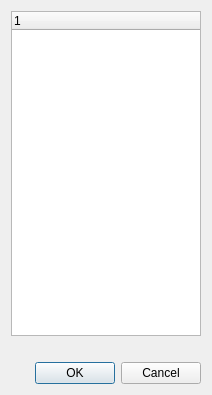
<?xml version="1.0" encoding="UTF-8"?>
<ui version="4.0">
 <class>Form</class>
 <widget class="QWidget" name="Form">
  <property name="geometry">
   <rect>
    <x>0</x>
    <y>0</y>
    <width>212</width>
    <height>395</height>
   </rect>
  </property>
  <property name="windowTitle">
   <string>Form</string>
  </property>
  <layout class="QVBoxLayout" name="verticalLayout">
   <item>
    <widget class="QTreeWidget" name="tree_view"/>
   </item>
   <item>
    <widget class="QLabel" name="feedback">
     <property name="text">
      <string/>
     </property>
    </widget>
   </item>
   <item>
    <widget class="QDialogButtonBox" name="buttonBox">
     <property name="orientation">
      <enum>Qt::Horizontal</enum>
     </property>
     <property name="standardButtons">
      <set>QDialogButtonBox::Cancel|QDialogButtonBox::Ok</set>
     </property>
    </widget>
   </item>
  </layout>
 </widget>
 <resources/>
 <connections/>
</ui>
